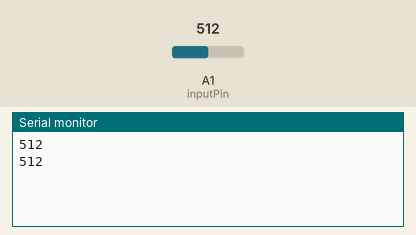
Simulated run of this sketch. Board: Arduino Uno, built with avr-gcc and run on an emulated ATmega328P. Shown: the last lines printed to the serial monitor. The inputs (shaded band) are chosen by the test bench; at power-on: A1 (inputPin) = 512.

Above: at 1.8 s.
1.9 s: A1 (inputPin) set to 716
At 2.4 s:
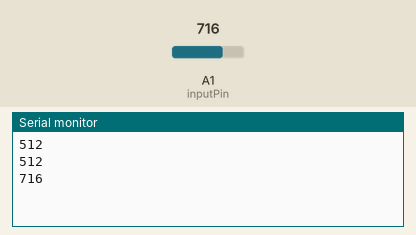
3.4 s: A1 (inputPin) set to 900
At 4.8 s:
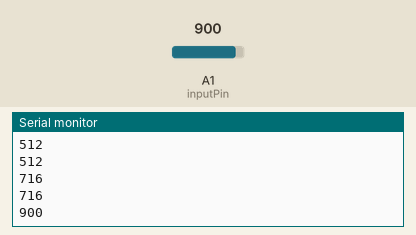
Timing chart, 0 to 6.4 s (numbered marks = the images above; inputs shaded):
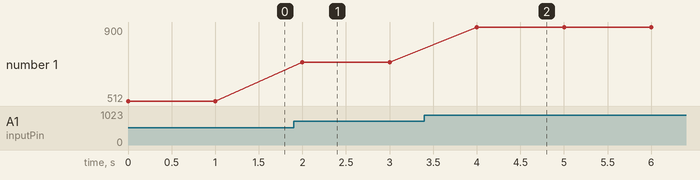

The sketch:

probe_gassensor_simulation_2.ino
```cpp
/*
 * author : Fengxiang Hu  date:13.03.2018
 * Figaro TGS813 Gas detector from Japan
 *
 * principle:
 * High sensitivity to methane, propane,and butane
 * an der Sensoroberfläche gemessen oder direkt die Wärmeleitfähigkeit des Gases als Messgröße verwendet.
 */


const int inputPin = A1;


void setup() {
  Serial.begin(9600);
pinMode(inputPin, INPUT);
}

void loop() {
  int val = analogRead(inputPin);
  Serial.println(val);
  delay(1000);
}
```

Measured:
- after the input at 1.9 s, the serial monitor: prints a new line after 0.10 s (image 1)
- after the input at 3.4 s, the serial monitor: prints a new line after 0.60 s (image 2)
- plotted number 1: 512 → 716 after the input at 1.9 s, 716 → 900 after the input at 3.4 s
